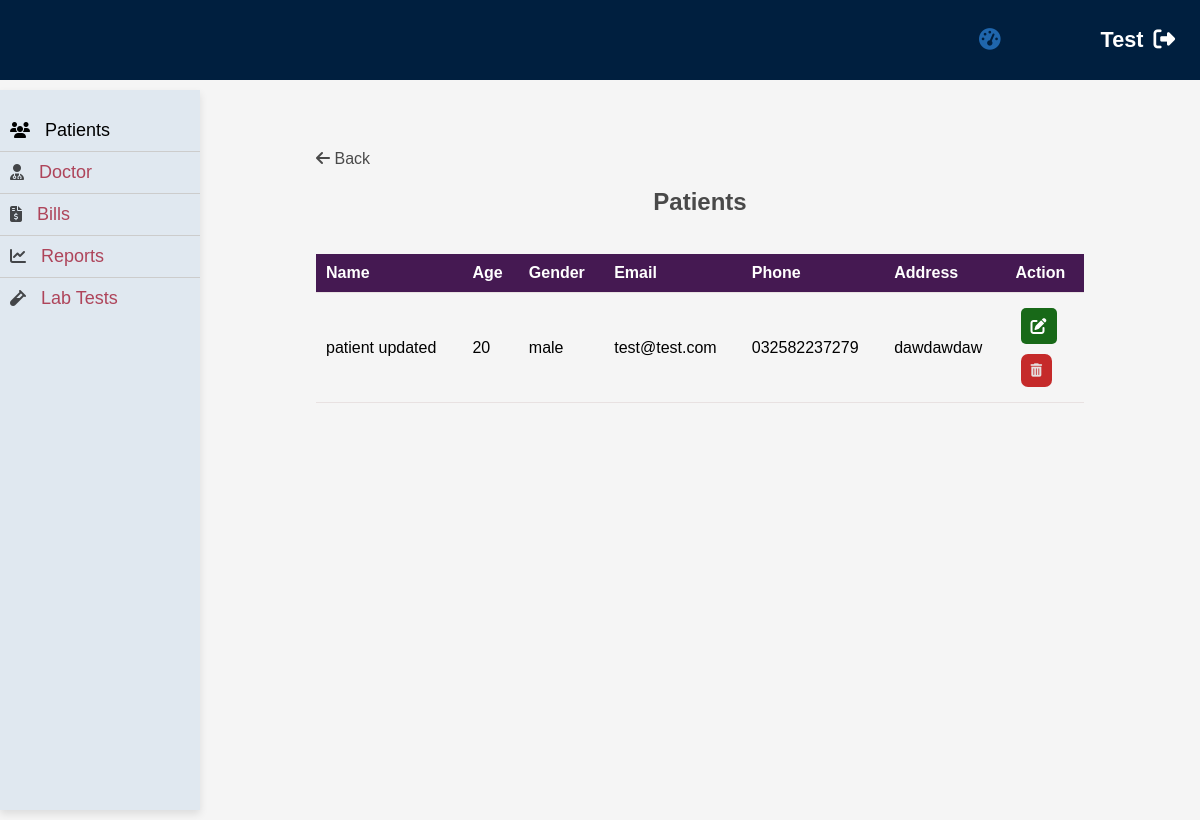
The app's page /dashboard-patients.php (signed in) with its own data.
### tables this page shows
CREATE TABLE `patient` (
  `id` int(11) NOT NULL,
  `name` varchar(100) NOT NULL,
  `email` varchar(50) NOT NULL,
  `gender` varchar(10) NOT NULL,
  `age` int(11) NOT NULL,
  `address` varchar(50) NOT NULL,
  `phone` varchar(15) NOT NULL,
  `password` varchar(50) NOT NULL
);

### dashboard-patients.php (the view, shortened to what this page needs)
<?php
require_once "utils/connection.php";
function getPatientsFromDatabase($mysqli)
{
    $patients = array();
    try {
        $sql = "SELECT * FROM patient";
        $result = $mysqli->query($sql);
        if ($result->num_rows > 0) {
            while ($row = $result->fetch_assoc()) {
                $patients[] = $row;
            }
        }
    } catch (Exception $e) {
    }
    return $patients;
}
$patients = getPatientsFromDatabase($mysqli);
$highlightedPatientId = isset($_GET['id']) ? intval($_GET['id']) : null;
?>
<!DOCTYPE html>
<html lang="en">
<head>
    <link rel="stylesheet" href="https://cdnjs.cloudflare.com/ajax/libs/font-awesome/5.15.3/css/all.min.css" />
    <link rel="stylesheet" href="css/style.css" />
    <link rel="stylesheet" href="css/dashboard/common.css" />
</head>
<body class="dark-theme">
    <?php require_once 'components/Nav.php'; ?>
    <?php require_once 'components/sidebar.php'; ?>
    <div class="content">
        <div class="details">
            <div class='go-back'>
                <a href="dashboard.php" class="go-back-button"><i class="fas fa-arrow-left"></i> Back</a>
            </div>
            <h2 class="heading">Patients</h2>
            <br>
            <div class="table-container">
                <table class="data-table">
                    <thead>
                        <tr>
                            <th>Name</th>
                            <th>Age</th>
                            <th>Gender</th>
                            <th>Email</th>
                            <th>Phone</th>
                            <th>Address</th>
                            <th>Action</th>
                        </tr>
                    </thead>
                    <tbody>
                        <?php foreach ($patients as $patient) : ?>
                            <tr class=<?php echo intval($highlightedPatientId) === intval($patient['id']) ? "highlight" : "" ?>>
                                <td>
                                    <?php echo $patient['name'] ?>
                                </td>
                                <td>
                                    <?php echo $patient['age']; ?>
                                </td>
                                <td>
                                    <?php echo $patient['gender']; ?>
                                </td>
                                <td>
                                    <?php echo $patient['email']; ?>
                                </td>
                                <td>
                                    <?php echo $patient['phone']; ?>
                                </td>
                                <td>
                                    <?php echo $patient['address']; ?>
                                </td>
                                <td>
                                    <a class="edit-btn" href="edit_patient.php?id=<?php
                                                                                    echo urlencode($patient['id']); ?>">
                                                                                    <i class="fas fa-edit">
                                        </i></a>
                                    <form action="" method="post" class="delete-patient-form">
                                        <button type="submit" class="delete-btn"><i class="fas fa-trash-alt"></i> </button>
                                    </form>
                                </td>
                            </tr>
                        <?php endforeach; ?>
                    </tbody>
                </table>
            </div>
        </div>
    </div>
</body>
</html>

### css/style.css (style rules this page uses)
* { box-sizing: border-box; margin: 0; padding: 0; font-family: "Gill Sans", "Gill Sans MT", Calibri, "Trebuchet MS", sans-serif; }
body { background-color: #F5F5F5; }
.content { flex: 1; padding: 20px; }
html { scroll-behavior: smooth; }
a { text-decoration: none; color: #fff; }
.go-back { margin-top: 15px; }
.go-back a { color: rgba(0, 0, 0, 0.7); margin-top: 15px; }

### css/dashboard/common.css (style rules this page uses)
.content { position: relative; height: calc(100vh - 80px); top:100px; left: 0; }
.details { margin: 30px auto; width: 80%; }
.details .heading { color: rgba(0, 0, 0, 0.7); text-align: center; margin: 20px 0; }
.table-container { overflow-x: auto; max-width: 100%; }
.data-table { width: 100%; border-collapse: collapse; }
.data-table th, .data-table td { padding: 10px; text-align: left; border-bottom: 1px solid #e8e1e1; }
.data-table th { background-color: #451952; color: #ffffff; }
.data-table a, .details .add-btn { display: inline-block; margin: 5px; padding: 10px; background-color: aliceblue; border-radius: 5px; color: rgba(0, 0, 0, 0.7); transition: all ease .2s; text-decoration: none; }
.data-table .delete-btn { display: inline-block; cursor: pointer; margin: 5px; padding: 10px; background-color: rgb(197, 42, 42); border-radius: 7px; color: #e6e1e1; border: none; outline: none; text-decoration: none; transition: all ease .2s; }
.data-table .edit-btn { color: white; background-color: rgb(24, 105, 24); }

### components/sidebar.php (style rules this page uses)
.content { margin-left: 200px; padding: 20px; }

### records on screen
patient: name "patient updated", age "20", gender "male", email "test@test.com", phone "032582237279", address "dawdawdaw"

### other values on screen
$_SESSION['username'] "Test"
$title['name'] "Patients"
$title['name'] "Doctor"
$title['name'] "Bills"
$title['name'] "Reports"
$title['name'] "Lab Tests"
